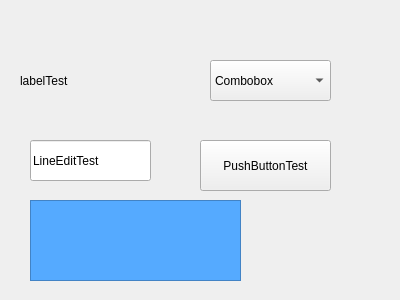
<?xml version="1.0" encoding="UTF-8"?>
<ui version="4.0">
 <class>Widget</class>
 <widget class="QWidget" name="Widget">
  <property name="geometry">
   <rect>
    <x>0</x>
    <y>0</y>
    <width>400</width>
    <height>300</height>
   </rect>
  </property>
  <property name="windowTitle">
   <string>Widget</string>
  </property>
  <widget class="QLabel" name="label">
   <property name="geometry">
    <rect>
     <x>20</x>
     <y>60</y>
     <width>251</width>
     <height>41</height>
    </rect>
   </property>
   <property name="styleSheet">
    <string notr="true">font: 20pt &quot;Sans Serif&quot;;</string>
   </property>
   <property name="text">
    <string>labelTest</string>
   </property>
  </widget>
  <widget class="QComboBox" name="comboBox">
   <property name="geometry">
    <rect>
     <x>210</x>
     <y>60</y>
     <width>121</width>
     <height>41</height>
    </rect>
   </property>
   <item>
    <property name="text">
     <string>Combobox</string>
    </property>
   </item>
   <item>
    <property name="text">
     <string>Combobox</string>
    </property>
   </item>
  </widget>
  <widget class="QLineEdit" name="lineEdit">
   <property name="geometry">
    <rect>
     <x>30</x>
     <y>140</y>
     <width>121</width>
     <height>41</height>
    </rect>
   </property>
   <property name="text">
    <string>LineEditTest</string>
   </property>
  </widget>
  <widget class="QPushButton" name="pushButton">
   <property name="geometry">
    <rect>
     <x>200</x>
     <y>140</y>
     <width>131</width>
     <height>51</height>
    </rect>
   </property>
   <property name="text">
    <string>PushButtonTest</string>
   </property>
  </widget>
  <widget class="QFrame" name="frame">
   <property name="geometry">
    <rect>
     <x>30</x>
     <y>200</y>
     <width>211</width>
     <height>81</height>
    </rect>
   </property>
   <property name="styleSheet">
    <string notr="true">background-color: rgb(85, 170, 255);</string>
   </property>
   <property name="frameShape">
    <enum>QFrame::StyledPanel</enum>
   </property>
   <property name="frameShadow">
    <enum>QFrame::Raised</enum>
   </property>
  </widget>
 </widget>
 <layoutdefault spacing="6" margin="11"/>
 <resources/>
 <connections/>
</ui>
